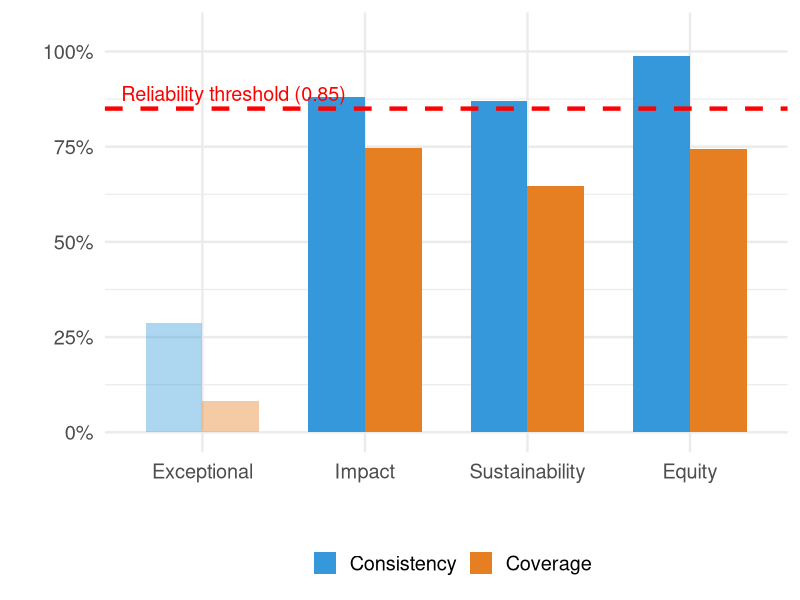
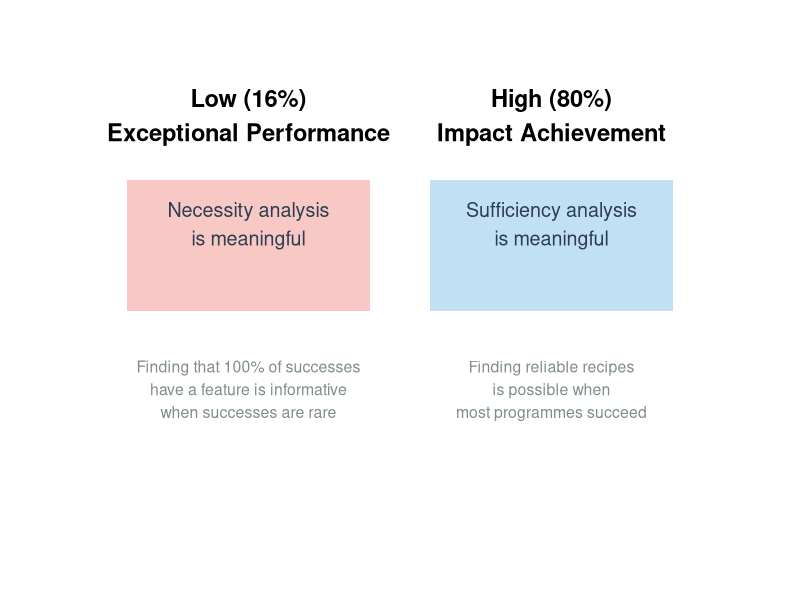

Here is the R script that generated these plots, in order:
## ---- chunk 1
#| label: setup
library(knitr)
library(kableExtra)
library(ggplot2)
## ---- chunk 2
conditions_simple <- data.frame(
  Category = c("Design Choices", "Design Choices", "Design Choices", "Design Choices",
               "How It's Delivered", "How It's Delivered", "How It's Delivered", "How It's Delivered",
               "Adaptations Made", "Adaptations Made", "Adaptations Made",
               "Equity Focus", "Equity Focus", "Equity Focus"),
  Feature = c("Strategic clarity", "Shared governance", "Flexible funding", "Rigorous partner selection",
              "Accessible outputs", "Capacity building", "Local embedding", "Clear impact strategy",
              "Extended funding timeline", "Strengthened M&E", "Crisis adaptation",
              "Equitable partnerships", "Local ownership focus", "GESI integration"),
  Code = c("StrategicAgendaClarity", "SharedGovernance", "FundingFlexibility", "SelectionProcedures",
           "OutputsAccessible", "OutputsCapacity", "LocalEmbedded", "ImpactStrategy",
           "FundingLongevity", "Mel_Strengthened", "InstabilityResponse",
           "PartnershipEquity", "EquityLocalisation", "EquityGESI"),
  `How Common` = c("97%", "42%", "70%", "47%",
                   "35%", "75%", "57%", "86%",
                   "58%", "84%", "69%",
                   "36%", "34%", "33%")
)

kable(conditions_simple, format = "html", col.names = c("Category", "What it means", "Technical name", "How common?")) %>%
  kable_styling(font_size = 18) %>%
  pack_rows("Design Choices (at approval)", 1, 4, background = "#e8f4f8") %>%
  pack_rows("How It's Delivered", 5, 8, background = "#f0f8e8") %>%
  pack_rows("Adaptations Made", 9, 11, background = "#fff8e8") %>%
  pack_rows("Equity Focus", 12, 14, background = "#f8e8f8")
## ---- chunk 3
impact_paths <- data.frame(
  Pathway = c("OutputsAccessible", 
              "PartnershipEquity * ~EquityGESI",
              "~SharedGovernance * OutputsCapacity * ~FundingLongevity",
              "~SharedGovernance * ~LocalEmbedded * ImpactStrategy"),
  Interpretation = c("Accessible outputs alone", 
                     "Equitable partnerships, no GESI focus",
                     "Centralized + capacity + standard funding",
                     "Centralized + not embedded + impact strategy")
)
kable(impact_paths, format = "html", col.names = c("Pathway", "Interpretation")) %>%
  kable_styling(font_size = 18)
## ---- chunk 4
sust_paths <- data.frame(
  Pathway = c("OutputsAccessible * OutputsCapacity", 
              "SharedGovernance * LocalEmbedded * FundingLongevity",
              "~SelectionProcedures * ~OutputsCapacity * FundingLongevity"),
  Interpretation = c("Accessible + capacity building", 
                     "Shared governance + local embedding + extended funding",
                     "Non-competitive + no capacity focus + extended funding")
)
kable(sust_paths, format = "html", col.names = c("Pathway", "Interpretation")) %>%
  kable_styling(font_size = 18)
## ---- chunk 5
equity_paths <- data.frame(
  Pathway = c("SelectionProcedures * EquityGESI", 
              "~LocalEmbedded * EquityGESI",
              "OutputsAccessible * EquityGESI * InstabilityResponse"),
  Interpretation = c("Competitive selection + GESI", 
                     "Not locally embedded + GESI",
                     "Accessible + crisis adaptation + GESI")
)
kable(equity_paths, format = "html", col.names = c("Pathway", "Interpretation")) %>%
  kable_styling(font_size = 18)
## ---- chunk 6
summary_df <- data.frame(
  Outcome = c("Exceptional\nPerformance", "Impact\nAchievement", "Sustainability", "Equity\nOutcomes"),
  Pattern = c("Prerequisites exist,\nbut no recipe works", 
              "4 different recipes,\n1 is very simple",
              "3 recipes,\ntime matters",
              "1 ingredient is\nnon-negotiable"),
  Key_Finding = c("3 necessary conditions\n(100%, 98%, 96%)",
                  "Accessible outputs\nalone is enough",
                  "Extended funding in\n2 of 3 recipes",
                  "GESI focus in\nALL 3 recipes")
)

kable(summary_df, format = "html", 
      col.names = c("Outcome", "The pattern", "Key finding")) %>%
  kable_styling(font_size = 24) %>%
  row_spec(1, background = "#fadbd8") %>%
  row_spec(2, background = "#d5f5e3") %>%
  row_spec(3, background = "#d6eaf8") %>%
  row_spec(4, background = "#e8daef")
## ---- chunk 7
#| fig-height: 6
#| fig-width: 14

results_df <- data.frame(
  Outcome = rep(c("Exceptional", "Impact", "Sustainability", "Equity"), 2),
  Metric = c(rep("Consistency", 4), rep("Coverage", 4)),
  Value = c(0.286, 0.881, 0.870, 0.987, 0.082, 0.746, 0.648, 0.743),
  Pass = c("Fail", "Pass", "Pass", "Pass", "Fail", "Pass", "Pass", "Pass")
)

results_df$Outcome <- factor(results_df$Outcome, 
                              levels = c("Exceptional", "Impact", "Sustainability", "Equity"))

ggplot(results_df, aes(x = Outcome, y = Value, fill = Metric, alpha = Pass)) +
  geom_col(position = "dodge", width = 0.7) +
  geom_hline(yintercept = 0.85, linetype = "dashed", color = "red", linewidth = 1.5) +
  annotate("text", x = 0.5, y = 0.89, label = "Reliability threshold (0.85)", 
           color = "red", hjust = 0, size = 5) +
  scale_fill_manual(values = c("Consistency" = "#3498db", "Coverage" = "#e67e22")) +
  scale_alpha_manual(values = c("Fail" = 0.4, "Pass" = 1), guide = "none") +
  scale_y_continuous(labels = scales::percent_format(), limits = c(0, 1.05)) +
  labs(y = "", x = "", fill = "") +
  theme_minimal(base_size = 18) +
  theme(legend.position = "bottom")
## ---- chunk 8
#| fig-height: 5
#| fig-width: 12

explanation_df <- data.frame(
  x = c(1, 2),
  y = c(1, 1),
  Prevalence = c("Low (16%)\nExceptional Performance", "High (80%)\nImpact Achievement"),
  Analysis = c("Necessity analysis\nis meaningful", "Sufficiency analysis\nis meaningful"),
  Why = c("Finding that 100% of successes\nhave a feature is informative\nwhen successes are rare", 
          "Finding reliable recipes\nis possible when\nmost programmes succeed")
)

ggplot(explanation_df, aes(x = x, y = y)) +
  geom_tile(aes(fill = Prevalence), width = 0.8, height = 0.6, alpha = 0.3) +
  geom_text(aes(label = Prevalence), vjust = -2, size = 6, fontface = "bold") +
  geom_text(aes(label = Analysis), vjust = 0, size = 5, color = "#2c3e50") +
  geom_text(aes(label = Why), vjust = 3, size = 4, color = "#7f8c8d") +
  scale_fill_manual(values = c("Low (16%)\nExceptional Performance" = "#e74c3c",
                               "High (80%)\nImpact Achievement" = "#3498db")) +
  theme_void() +
  theme(legend.position = "none") +
  xlim(0.3, 2.7) + ylim(-0.5, 2)
